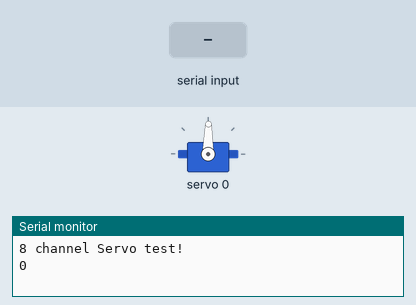
Recording of a sketch running on a simulated ESP32. Shown: servo, the last lines printed to the serial monitor. Inputs (shaded band) come from the test bench.

Above: at 1.2 s.
1.3 s: "90,45\n" received over Serial
At 1.8 s:
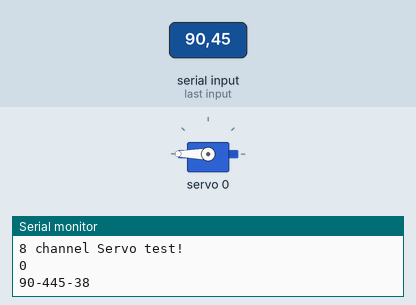
Timing chart, 0 to 54.6 s (numbered marks = the images above; inputs shaded):
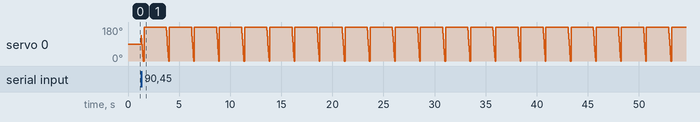

The sketch:

Servo_serial_degree.ino
```cpp
#include <Wire.h>
#include <Adafruit_PWMServoDriver.h>

// called this way, it uses the default address 0x40
Adafruit_PWMServoDriver pwm = Adafruit_PWMServoDriver();
#define SERVOMIN  100 // This is the 'minimum' pulse length count (out of 4096)
#define SERVOMAX  700 // This is the 'maximum' pulse length count (out of 4096)
#define USMIN  600 // This is the rounded 'minimum' microsecond length based on the minimum pulse of 150
#define USMAX  2400 // This is the rounded 'maximum' microsecond length based on the maximum pulse of 600
#define SERVO_FREQ 50 // Analog servos run at ~50 Hz updates
uint8_t servonum = 0;

void setup() {
  // put your setup code here, to run once:
  Serial.begin(9600);
  Serial.println("8 channel Servo test!");

  pwm.begin();
  pwm.setOscillatorFrequency(27000000);
  pwm.setPWMFreq(SERVO_FREQ);  // Analog servos run at ~50 Hz updates
  uint16_t mid_pl = (SERVOMAX-SERVOMIN)/2;
  pwm.setPWM(servonum, 0, mid_pl);
  delay(10);
  Serial.println(servonum);
}

char incomb = 0;
int num = 90;

int pulselength = map(num, 0, 180, SERVOMIN, SERVOMAX);
int pre_pl = pulselength;

void loop() {
  // put your main code here, to run repeatedly:

  if(Serial.available()>0){
    incomb = Serial.read();
    num = incomb - '0';
    Serial.print(num);

    pulselength = map(num, 0, 180, SERVOMIN, SERVOMAX);
    if (pulselength != pre_pl){
    if (pulselength > pre_pl){
    for (uint16_t pulselen = pre_pl; pulselen < pulselength; pulselen++) {
    pwm.setPWM(servonum, 0, pulselen);
    }
    }else if (pulselength < pre_pl){
     for (uint16_t pulselen = pre_pl; pulselen > pulselength; pulselen--) {
    pwm.setPWM(servonum, 0, pulselen);
    }
    }
    pre_pl = pulselength;
    }

 }
}
```
